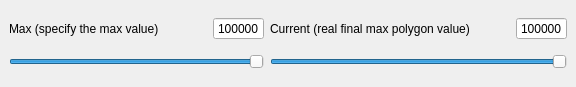
<?xml version="1.0" encoding="UTF-8"?>
<ui version="4.0">
 <class>CTuneMRMDialog</class>
 <widget class="QDockWidget" name="CTuneMRMDialog">
  <property name="geometry">
   <rect>
    <x>0</x>
    <y>0</y>
    <width>576</width>
    <height>87</height>
   </rect>
  </property>
  <property name="minimumSize">
   <size>
    <width>476</width>
    <height>87</height>
   </size>
  </property>
  <property name="features">
   <set>QDockWidget::AllDockWidgetFeatures</set>
  </property>
  <property name="windowTitle">
   <string>Tune MRM (The maximum faces in scene)</string>
  </property>
  <widget class="QWidget" name="dockWidgetContents">
   <layout class="QGridLayout" name="gridLayout">
    <item row="0" column="0">
     <layout class="QHBoxLayout" name="horizontalLayout">
      <item>
       <widget class="QLabel" name="label_2">
        <property name="text">
         <string>Max (specify the max value)</string>
        </property>
       </widget>
      </item>
      <item>
       <spacer name="horizontalSpacer_2">
        <property name="orientation">
         <enum>Qt::Horizontal</enum>
        </property>
        <property name="sizeHint" stdset="0">
         <size>
          <width>40</width>
          <height>20</height>
         </size>
        </property>
       </spacer>
      </item>
      <item>
       <widget class="QSpinBox" name="spinBox">
        <property name="readOnly">
         <bool>true</bool>
        </property>
        <property name="buttonSymbols">
         <enum>QAbstractSpinBox::NoButtons</enum>
        </property>
        <property name="maximum">
         <number>10000000</number>
        </property>
        <property name="value">
         <number>100000</number>
        </property>
       </widget>
      </item>
     </layout>
    </item>
    <item row="0" column="1">
     <layout class="QHBoxLayout" name="horizontalLayout_2">
      <item>
       <widget class="QLabel" name="label_3">
        <property name="text">
         <string>Current (real final max polygon value)</string>
        </property>
       </widget>
      </item>
      <item>
       <spacer name="horizontalSpacer">
        <property name="orientation">
         <enum>Qt::Horizontal</enum>
        </property>
        <property name="sizeHint" stdset="0">
         <size>
          <width>40</width>
          <height>20</height>
         </size>
        </property>
       </spacer>
      </item>
      <item>
       <widget class="QSpinBox" name="spinBox_2">
        <property name="readOnly">
         <bool>true</bool>
        </property>
        <property name="buttonSymbols">
         <enum>QAbstractSpinBox::NoButtons</enum>
        </property>
        <property name="maximum">
         <number>10000000</number>
        </property>
        <property name="value">
         <number>100000</number>
        </property>
       </widget>
      </item>
     </layout>
    </item>
    <item row="1" column="0">
     <widget class="QSlider" name="horizontalSlider">
      <property name="maximum">
       <number>100000</number>
      </property>
      <property name="singleStep">
       <number>5000</number>
      </property>
      <property name="pageStep">
       <number>10000</number>
      </property>
      <property name="sliderPosition">
       <number>100000</number>
      </property>
      <property name="orientation">
       <enum>Qt::Horizontal</enum>
      </property>
      <property name="tickInterval">
       <number>5000</number>
      </property>
     </widget>
    </item>
    <item row="1" column="1">
     <widget class="QSlider" name="horizontalSlider_2">
      <property name="maximum">
       <number>100000</number>
      </property>
      <property name="sliderPosition">
       <number>100000</number>
      </property>
      <property name="orientation">
       <enum>Qt::Horizontal</enum>
      </property>
     </widget>
    </item>
   </layout>
  </widget>
 </widget>
 <resources/>
 <connections>
  <connection>
   <sender>horizontalSlider</sender>
   <signal>valueChanged(int)</signal>
   <receiver>spinBox</receiver>
   <slot>setValue(int)</slot>
   <hints>
    <hint type="sourcelabel">
     <x>214</x>
     <y>67</y>
    </hint>
    <hint type="destinationlabel">
     <x>232</x>
     <y>47</y>
    </hint>
   </hints>
  </connection>
 </connections>
</ui>
